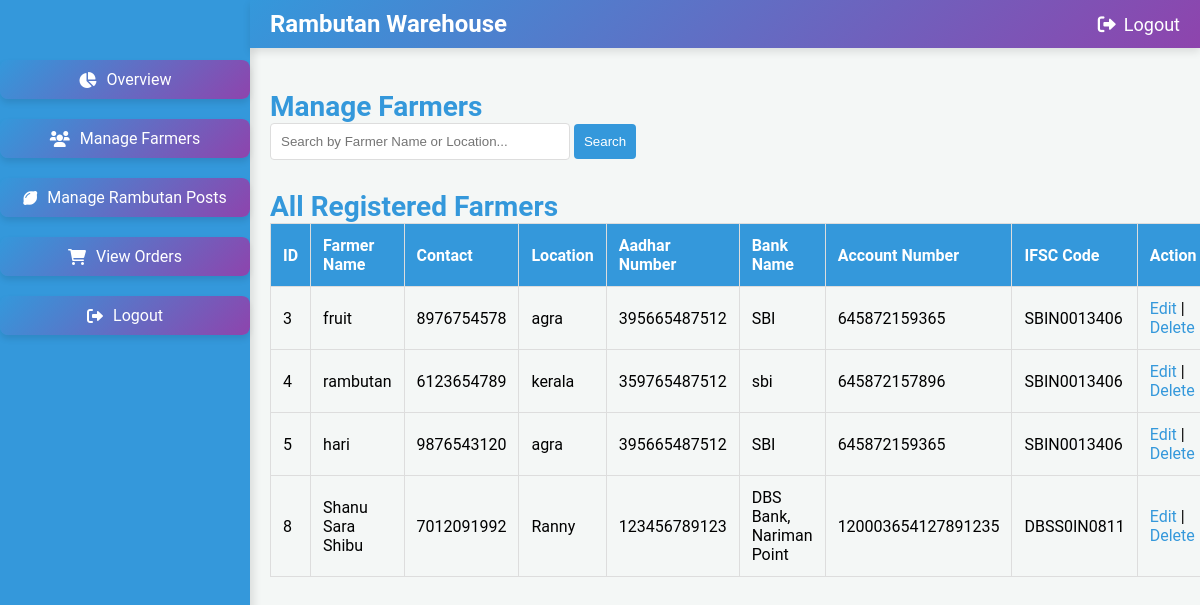
The page /farmers/ on the database its author committed.
### warehouse/models.py (models this page shows, shortened)
class FarmerDetails(models.Model):
    MOBILE_NUMBER_PATTERN = '^[6-9]\d{9}$'
    AADHAR_NUMBER_PATTERN = '^\d{12}$'
    ACCOUNT_NUMBER_PATTERN = '^\d{9,18}$'
    IFSC_CODE_PATTERN = '^[A-Z]{4}0[A-Z0-9]{6}$'
    user = models.OneToOneField(Registeruser, on_delete=models.CASCADE, related_name='farmerdetails')
    address = models.TextField()
    mobile_number = models.CharField(max_length=10)
    location = models.CharField(max_length=255)
    aadhar_number = models.CharField(max_length=12)
    bank_name = models.CharField(max_length=255)
    account_number = models.CharField(max_length=18)
    ifsc_code = models.CharField(max_length=11)

class Registeruser(AbstractUser):
    username = models.EmailField(unique=True)
    name = models.CharField(max_length=50,default='noname')
    contact = models.CharField(max_length=250, blank=True)
    address = models.CharField(max_length=250, blank=True)
    place = models.CharField(max_length=100, blank=True)
    role = models.CharField(max_length=10, choices=ROLE_CHOICES)
    groups = models.ManyToManyField(
        Group,
        related_name='registeruser_set',  # Custom related_name
        blank=True,
        help_text='The groups this user belongs to. A user will get all permissions granted to each of their groups.'
    )
    user_permissions = models.ManyToManyField(
        Permission,
        related_name='registeruser_set',  # Custom related_name
        blank=True,
        help_text='Specific permissions for this user.'
    )

### warehouse/views.py (the view)
# urls.py: path('farmers/', views.manage_farmers, name='manage_farmers'),
def manage_farmers(request):
    query = request.GET.get('search', '')
    if query:
        farmers = FarmerDetails.objects.filter(
            Q(user__name__icontains=query) | Q(location__icontains=query)
        )
    else:
        farmers = FarmerDetails.objects.all()
    context = {
        'farmers': farmers
    }
    return render(request, 'manage_farmers.html', context)

### warehouse/templates/manage_farmers.html (shortened to what this page needs)
{% load static %}
<!DOCTYPE html>
<html lang="en">
<head>
    <link rel="stylesheet" href="https://cdnjs.cloudflare.com/ajax/libs/font-awesome/6.0.0-beta3/css/all.min.css">
   <link href="https://cdn.jsdelivr.net/npm/sweetalert2@11/dist/sweetalert2.min.css" rel="stylesheet">
   <link rel="stylesheet" href="{%static 'css/admin_manage_farmers.css' %}">
</head>
<body>
    <div class="sidebar">
        <ul>
            <li><a href="{% url 'admin_dashboard' %}"><i class="fas fa-chart-pie"></i> Overview</a></li>
            <li><a href="{% url 'manage_farmers' %}"><i class="fas fa-users"></i> Manage Farmers</a></li>
            <li><a href="{% url 'manage_rambutan_posts' %}"><i class="fas fa-lemon"></i> Manage Rambutan Posts</a></li>
            <li><a href="{% url 'view_orders' %}"><i class="fas fa-shopping-cart"></i> View Orders</a></li>
            <li><a href="{% url 'logout' %}"><i class="fas fa-sign-out-alt"></i> Logout</a></li>
        </ul>
    </div>
<section>
    <div class="top-navbar">
        <div class="logo">
            <span class="logo-text">Rambutan Warehouse</span>
        </div>
        <ul style="margin-left: auto;">
            <li><a href="{% url 'logout' %}"><i class="fa fa-sign-out-alt"></i> Logout</a></li>
        </ul>
    </div>
    <div class="main">
        <h2>Manage Farmers</h2>
        <div class="search-container">
            <form method="GET" action="">
                <input type="text" name="search" placeholder="Search by Farmer Name or Location...">
                <button type="submit">Search</button>
            </form>
        </div>
        <div class="table-container">
            <h2>All Registered Farmers</h2>
            <table>
                <tr>
                    <th>ID</th>
                    <th>Farmer Name</th>
                    <th>Contact</th>
                    <th>Location</th>
                    <th>Aadhar Number</th>
                    <th>Bank Name</th>
                    <th>Account Number</th>
                    <th>IFSC Code</th>
                    <th>Action</th>
                </tr>
                {% for farmer in farmers %}
                <tr>
                    <td>{{ farmer.id }}</td>
                    <td>{{ farmer.user.name }}</td>
                    <td>{{ farmer.mobile_number }}</td>
                    <td>{{ farmer.location }}</td>
                    <td>{{ farmer.aadhar_number }}</td>
                    <td>{{ farmer.bank_name }}</td>
                    <td>{{ farmer.account_number }}</td>
                    <td>{{ farmer.ifsc_code }}</td>
                    <td>
                        <a href="{% url 'edit_farmer' farmer.id %}">Edit</a> |
                        <a href="{% url 'delete_farmer' farmer.id %}" onclick="return confirm('Are you sure you want to delete this farmer?');">Delete</a>
                    </td>
                </tr>
                {% empty %}
                <tr>
                    <td colspan="10">No farmers found</td>
                </tr>
                {% endfor %}
            </table>
        </div>
    </div>
</section>
</body>
</html>

### warehouse/static/css/admin_manage_farmers.css (style rules this page uses)
* { margin: 0; padding: 0; box-sizing: border-box; }
:root { --primary-color: #3498db; --secondary-color: #8e44ad; --accent-color: #27ae60; --light-bg: #f4f7f6; --dark-bg: #333; --text-color: #333; --white: #ffffff; --font-family: 'Roboto', sans-serif; }
body { font-family: var(--font-family); background-color: var(--light-bg); display: flex; min-height: 100vh; }
.sidebar { background-color: var(--primary-color); width: 250px; position: fixed; top: 0; left: 0; height: 100%; padding-top: 40px; transition: width 0.3s ease; box-shadow: 4px 0 8px rgba(0, 0, 0, 0.1); }
.sidebar ul { list-style: none; }
.sidebar ul li { margin: 20px 0; text-align: center; }
.sidebar ul li a { text-decoration: none; color: var(--white); padding: 10px; display: flex; align-items: center; justify-content: center; border-radius: 8px; transition: background-color 0.3s, transform 0.3s ease-in-out; background: linear-gradient(135deg, var(--primary-color), var(--secondary-color)); box-shadow: 0 4px 6px rgba(0, 0, 0, 0.1); }
.sidebar ul li a i { margin-right: 10px; }
.top-navbar { background: linear-gradient(135deg, var(--primary-color), var(--secondary-color)); padding: 10px 20px; display: flex; justify-content: space-between; align-items: center; box-shadow: 0 4px 8px rgba(0, 0, 0, 0.1); position: fixed; top: 0; left: 250px; right: 0; z-index: 1000; transition: left 0.3s; }
.top-navbar .logo { display: flex; align-items: center; }
.top-navbar .logo-text { font-size: 24px; color: var(--white); font-weight: bold; }
.top-navbar ul { list-style: none; display: flex; gap: 20px; align-items: center; }
.top-navbar ul li a { text-decoration: none; color: var(--white); font-size: 18px; display: flex; align-items: center; }
.top-navbar ul li a i { margin-right: 8px; }
.main { margin-left: 250px; padding: 20px; margin-top: 70px; width: calc(100% - 250px); }
.main h2 { color: var(--primary-color); font-size: 28px; font-weight: bold; }
.table-container { margin-top: 30px; }
table { width: 100%; border-collapse: collapse; }
table, th, td { border: 1px solid #ddd; }
th, td { padding: 12px; text-align: left; }
th { background-color: var(--primary-color); color: white; }
td a { text-decoration: none; color: var(--primary-color); }
.search-container { margin-bottom: 20px; }
.search-container input[type="text"] { padding: 10px; width: 300px; border: 1px solid #ddd; border-radius: 4px; }
.search-container button { padding: 10px; background-color: var(--primary-color); color: white; border: none; border-radius: 4px; cursor: pointer; }

### rows shown on the page
FarmerDetails: id "3", user.name "fruit", mobile_number "8976754578", location "agra", aadhar_number "395665487512", bank_name "SBI", account_number "645872159365", ifsc_code "SBIN0013406"
FarmerDetails: id "4", user.name "rambutan", mobile_number "6123654789", location "kerala", aadhar_number "359765487512", bank_name "sbi", account_number "645872157896", ifsc_code "SBIN0013406"
FarmerDetails: id "5", user.name "hari", mobile_number "9876543120", location "agra", aadhar_number "395665487512", bank_name "SBI", account_number "645872159365", ifsc_code "SBIN0013406"
FarmerDetails: id "8", user.name "Shanu Sara Shibu", mobile_number "7012091992", location "Ranny", aadhar_number "123456789123", bank_name "DBS Bank, Nariman Point", account_number "120003654127891235", ifsc_code "DBSS0IN0811"
